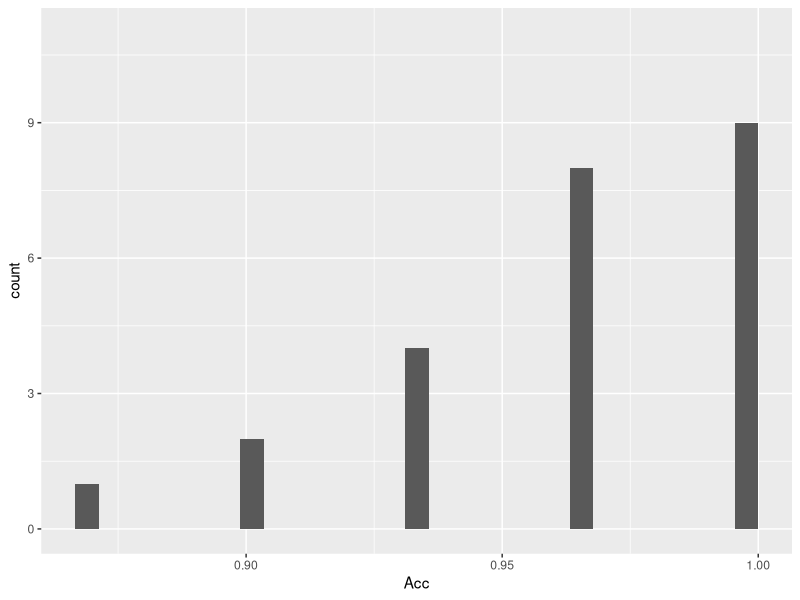
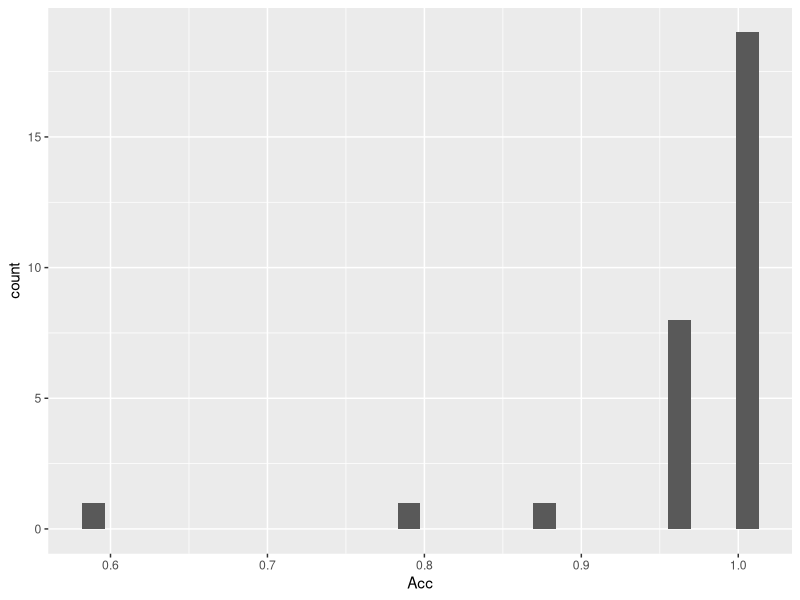
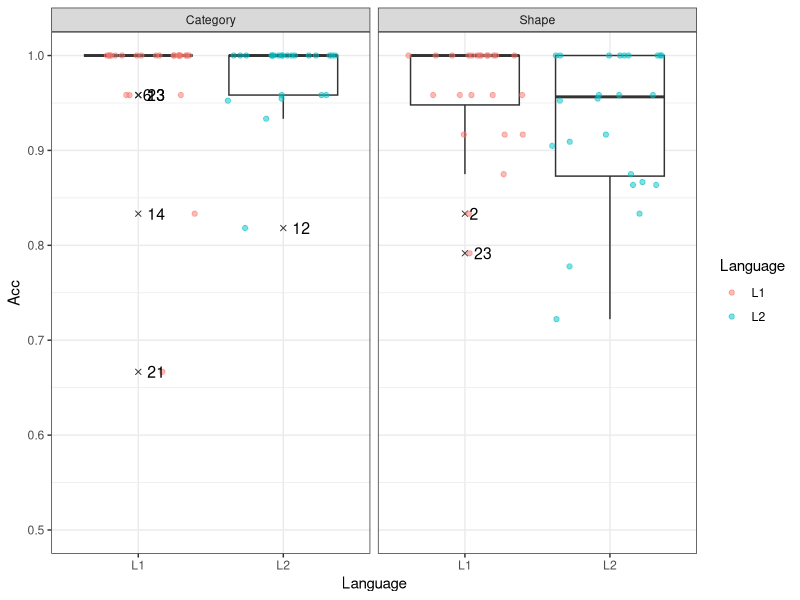
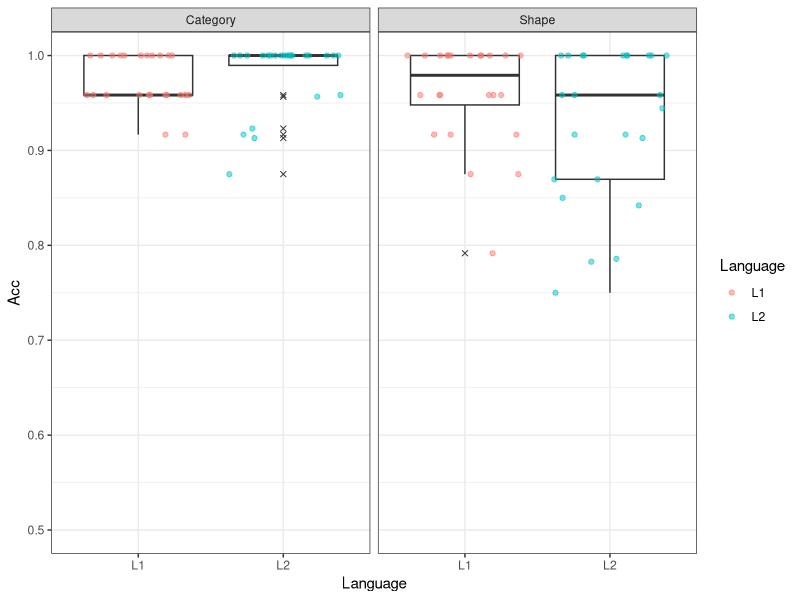

Write R code to recreate these figures, in order. (Note: this script raises an error after producing the figures.)
## ---- chunk 1
knitr::opts_chunk$set(echo = TRUE)
library(knitr)
library(dplyr)
library(ggplot2)
library(GGally)
library(tidyr)
library(lme4)
## ---- chunk 2
# Matching task
d_match <- read.csv("../data/data_matching-task.csv", fileEncoding = "UTF-8")
head(d_match)
## ---- chunk 3
# form/category task -- two versions to choose from (uncomment/comment one)

# # full version
# d_fc <- read.csv("../data/data_form-category-task.csv", fileEncoding = "UTF-8")

# cleaned version (see "~/data/process_data.Rmd" for details)
d_fc <- read.csv("../data/data_form-category-task_cleaned.csv", fileEncoding = "UTF-8")

head(d_fc)
## ---- chunk 4
backgr <- read.csv("../data/participant-background.csv", fileEncoding = "UTF-8")
head(backgr)
## ---- chunk 5
d_infe <- read.csv("../data/data_inference-task.csv", fileEncoding = "UTF-8", 
                   stringsAsFactors = FALSE)
# Want to change "visuospatial" to "spatial" for clarity
d_infe$Type[d_infe$Type == "Visuospatial"] <- "Spatial"
head(d_infe)
## ---- chunk 6
head(d_match)
## ---- chunk 7
d_match %>% group_by(Subject) %>% summarise(Acc = mean(Score)) %>%
  ggplot(aes(x = Acc)) + geom_histogram() + ylim(0, 11)
## ---- chunk 8
d_match$Error <- ifelse(d_match$Score == 1, 0, 1)
d_match %>% group_by(Subject) %>% 
  summarise(NbErrors = sum(Error)) %>%
  group_by(NbErrors) %>%
  summarise(Freq = n()) %>%
  kable
## ---- chunk 9
d_match %>% group_by(TargetWord) %>% summarise(Acc = mean(Score)) %>%
  ggplot(aes(x = Acc)) + geom_histogram()
## ---- chunk 10
d_match %>% group_by(TargetWord) %>% 
  summarise(NbErrors = sum(Error)) %>%
  arrange(- NbErrors) %>%
  print(n = 12)
## ---- chunk 11
d_fc_subj <- d_fc %>% 
  group_by(Subject, Task, Language) %>%
  summarise(Acc = mean(Score))
## ---- chunk 12
d_fc_subj <- d_fc %>% 
  group_by(Subject, Task, Language) %>%
  summarise(Acc = mean(Score))

# To be able to plot the label names of outliers (SPSS does it by default), we
# adapt the solution proposed in
# https://stackoverflow.com/questions/33524669/labeling-outliers-of-boxplots-in-r
is_outlier <- function(x) {
  return(x < quantile(x, 0.25) - 1.5 * IQR(x) | x > quantile(x, 0.75) + 1.5 * IQR(x))
}
# Outlier contains a subject ID if they are an outlier for a task-language combo
d_fc_subj <- d_fc_subj %>%
  group_by(Task, Language) %>%
  mutate(Outlier = ifelse(is_outlier(Acc), Subject, as.numeric(NA)))
head(d_fc_subj)
## ---- chunk 13

ggplot(d_fc_subj, aes(x = Language, y = Acc)) +
  geom_boxplot(outlier.shape = 4) +
  geom_jitter(height = 0, alpha = .5, aes(colour = Language)) +
  geom_text(aes(label = Outlier), na.rm = TRUE, hjust = -0.5, size = 4) +
  facet_grid(. ~ Task) +
  ylim(.5, 1) +
  theme_bw()
## ---- chunk 14
d_fc_item <- d_fc %>% 
  group_by(ItemID, Task, Language) %>%
  summarise(Acc = mean(Score))
head(d_fc_item)
## ---- chunk 15
ggplot(d_fc_item, aes(x = Language, y = Acc)) +
  geom_boxplot(outlier.shape = 4) +
  geom_jitter(height = 0, alpha = .5, aes(colour = Language)) +
  facet_grid(. ~ Task) +
  ylim(.5, 1) +
  theme_bw()

## ---- chunk 16
# Sum coding for factors
# Task
contrasts(d_fc$Task) <- contr.sum(2)
colnames(contrasts(d_fc$Task)) <- "Categ_vs_Shape"
contrasts(d_fc$Task)
# Language
contrasts(d_fc$Language) <- - contr.sum(2)
colnames(contrasts(d_fc$Language)) <- "L2_vs_L1"
contrasts(d_fc$Language)
## ---- chunk 17
# fail to converge...

# fm_fc <- glmer(Score ~ Task * Language +
#                  (Task * Language | Subject) +
#                  (Task * Language | ItemID),
#                data = d_fc,
#                family = "binomial")

# fm_fc <- glmer(Score ~ Task * Language +
#                  (Task * Language | Subject) +
#                  (Task + Language | ItemID),
#                data = d_fc,
#                family = "binomial")

# The only model I can get to converge with any random slope by subjects:
# fm_fc7 <- glmer(Score ~ Task * Language +
#                   (1 + Task | Subject) +
#                   (1 | ItemID),
#                 data = d_fc,
#                 family = "binomial")
# summary(fm_fc7)
## ---- chunk 18
ggpairs(backgr[, c(2, 4:7)], lower = list(continuous = "smooth"))
## ---- chunk 19
ggplot(backgr, aes(x = LexTale)) + geom_histogram(binwidth = .05)
## ---- chunk 20
# Subset form/category task data in L2 only:
d_fc_l2 <- d_fc_subj %>% select(-Outlier) %>% filter(Language == "L2")
# Add their proficiency scores:
d_fc_l2 <- left_join(d_fc_l2, backgr %>% select(Subject, LexTale))
## ---- chunk 21
ggplot(d_fc_l2, aes(x = LexTale, y = Acc, colour = Task)) +
  geom_point() +
  geom_smooth(method = "lm")
## ---- chunk 22
by(d_fc_l2, d_fc_l2$Task, function(df) with(df, cor.test(Acc, LexTale)))
## ---- chunk 23
d_infe_subj <- d_infe %>% 
  group_by(Subject, Language, Type) %>%
  summarise(Acc = mean(Score))
head(d_infe_subj)
## ---- chunk 24
ggplot(d_infe_subj, aes(x = Language, y = Acc)) +
  geom_boxplot(outlier.shape = 4) +
  geom_jitter(height = 0, alpha = .5, aes(colour = Language)) +
  facet_grid(. ~ Type) +
  ylim(0, 1) +
  geom_hline(yintercept = .5, linetype = "dotted") +
  theme_bw()
## ---- chunk 25
d_infe %>%
  mutate(Val = ifelse(Valid == 1, "valid", "invalid")) %>%
  group_by(Subject, Language, Type, Val) %>%
  summarise(Acc = mean(Score)) %>%
  ggplot(aes(x = Language, y = Acc)) +
  geom_boxplot(outlier.shape = 4) +
  geom_jitter(height = 0, alpha = .5, aes(colour = Language)) +
  facet_grid(Type ~ Val) +
  ylim(0, 1) +
  geom_hline(yintercept = .5, linetype = "dotted") +
  theme_bw()
## ---- chunk 26
d_infe_ite <- d_infe %>%
  mutate(Val = ifelse(Valid == 1, "valid", "invalid")) %>%
  group_by(InferPattern, Language, Type, Val) %>%
  summarise(Acc = mean(Score))

ggplot(d_infe_ite, aes(x = Language, y = Acc)) +
  geom_boxplot(outlier.shape = 4) +
  geom_jitter(height = 0, alpha = .5, aes(colour = Language)) +
  facet_grid(. ~ Type) +
  ylim(0, 1) +
  geom_hline(yintercept = .5, linetype = "dotted") +
  theme_bw()
## ---- chunk 27
ggplot(d_infe_ite, aes(x = Language, y = Acc)) +
  geom_boxplot(outlier.shape = 4) +
  geom_jitter(height = 0, alpha = .5, aes(colour = Val)) +
  facet_grid(. ~ Type) +
  ylim(0, 1) +
  geom_hline(yintercept = .5, linetype = "dotted") +
  theme_bw()
## ---- chunk 28
ggplot(d_infe_ite, aes(x = Language, y = Acc)) +
  geom_boxplot(outlier.shape = 4) +
  geom_jitter(height = 0, alpha = .5, aes(colour = Language)) +
  facet_grid(Type ~ Val) +
  ylim(0, 1) +
  geom_hline(yintercept = .5, linetype = "dotted") +
  theme_bw()
## ---- chunk 29
# Compute by speaker averages for later plotting and add that to data frame
mean_RT <- d_infe %>% group_by(Subject) %>% 
  summarise(Mean_RT = mean(RT),
            Median_RT = median(RT))
d_infe <- left_join(d_infe, mean_RT)
# Order Subject levels according to Median_RT
d_infe$Subject <- factor(d_infe$Subject, levels = mean_RT$Subject[order(mean_RT$Median_RT)])
## ---- chunk 30
ggplot(d_infe, aes(x = Language, y = RT)) +
  geom_boxplot() +
  facet_wrap(~ Subject) +
  geom_hline(aes(yintercept = Mean_RT), linetype = "dotted", colour = "red") +
  geom_hline(aes(yintercept = Median_RT), linetype = "dashed", colour = "blue") +
  ggtitle("Raw Response Times (no outliers removed)") +
  theme_bw()
## ---- chunk 31
summary(d_infe$RT)
## ---- chunk 32
ggplot(d_infe, aes(x = Language, y = RT)) +
  geom_boxplot() +
  facet_wrap(~ Subject) +
  geom_hline(aes(yintercept = Mean_RT), linetype = "dotted", colour = "red") +
  geom_hline(aes(yintercept = Median_RT), linetype = "dashed", colour = "blue") +
  ylim(-0.5, 10) +
  ggtitle("Raw Response Times: only RTs < 10 s") +
  theme_bw()
## ---- chunk 33
ggplot(d_infe, aes(x = factor(Score), y = RT)) +
  geom_boxplot() +
  facet_grid(. ~ Language)
## ---- chunk 34
d_infe %>% group_by(Language, Score) %>% 
  summarise(Mean_RT = mean(RT), SD_RT = sd(RT)) %>%
  kable
## ---- chunk 35
table(d_infe$Score)
## ---- chunk 36
d_infe %>%
  mutate(Error = ifelse(Score == 0, 1, 0)) %>%
  group_by(Subject) %>%
  summarise(nbErrors = sum(Error), nbObs = n()) %>%
  mutate(dataLossPerc = round(100 * nbErrors / nbObs)) %>%
  arrange(-nbErrors) %>%
  select(Subject, nbErrors, dataLossPerc) %>%
  print(n = 24)
## ---- chunk 37
d_infe %>%
  mutate(Error = ifelse(Score == 0, 1, 0)) %>%
  group_by(Subject, Language) %>%
  summarise(nbErrors = sum(Error), nbObs = n()) %>%
  mutate(dataLossPerc = round(100 * nbErrors / nbObs)) %>%
  arrange(-nbErrors) %>%
  select(Subject, Language, nbErrors, dataLossPerc)
## ---- chunk 38
d_infe_corr <- d_infe %>% filter(Score == 1)
## ---- chunk 39
d_infe %>%
  mutate(Error = ifelse(Score == 0, 1, 0)) %>%
  group_by(InferPattern, Type) %>%
  summarise(nbErrors = sum(Error), nbObs = n()) %>%
  mutate(dataLossPerc = round(100 * nbErrors / nbObs)) %>%
  arrange(-nbErrors) %>%
  select(InferPattern, nbErrors, dataLossPerc)
## ---- chunk 40
d_infe_corr <- d_infe %>% filter(Score == 1)
## ---- chunk 41
# Following
# http://www.cookbook-r.com/Graphs/Plotting_distributions_(ggplot2)/
ggplot(d_infe_corr, aes(x = RT)) + 
  geom_histogram(aes(y=..density..),  # Histogram with density instead of count on y-axis
                 binwidth=.5, colour="black", fill="white") +
  geom_density(alpha=.2, fill="#FF6666")  # Overlay with transparent density plot
## ---- chunk 42
# Because log of negative number is not defined, we somewhat arbitrarily add
# 0.5 to all RTs (just a shift in scale) to make them all positive:
d_infe_corr$logRT <- log(d_infe_corr$RT + 0.5)
ggplot(d_infe_corr, aes(x = logRT)) + 
  geom_histogram(aes(y=..density..),  # Histogram with density instead of count on y-axis
                 colour="black", fill="white") +
  geom_density(alpha=.2, fill="#FF6666")  # Overlay with transparent density plot
## ---- chunk 43
# Compute by speaker averages and medians for logRT
mean_logRT <- d_infe_corr %>% group_by(Subject) %>% 
  summarise(Mean_logRT = mean(logRT),
            Median_logRT = median(logRT))
d_infe_corr <- left_join(d_infe_corr, mean_logRT)
# Order Subject levels according to Median_logRT now
d_infe_corr$Subject <- factor(
  d_infe_corr$Subject, 
  levels = mean_logRT$Subject[order(mean_logRT$Median_logRT)]
  )
## ---- chunk 44
ggplot(d_infe_corr, aes(x = Language, y = logRT)) +
  geom_boxplot() +
  facet_wrap(~ Subject) +
  geom_hline(aes(yintercept = Mean_logRT), linetype = "dotted", colour = "red") +
  geom_hline(aes(yintercept = Median_logRT), linetype = "dashed", colour = "blue") +
  ggtitle("Log-transformed Response Times (no observations removed)") +
theme_bw()
## ---- chunk 45
# Summarize RTs by subject
rt_subj <- d_infe_corr %>%
  group_by(Subject, Language, Type) %>%
  summarise(logRT = mean(logRT))
head(rt_subj, 7)
## ---- chunk 46
ggplot(rt_subj, aes(x = Language, y = logRT, colour = Language)) +
  geom_boxplot() +
  facet_grid(. ~ Type)
## ---- chunk 47
sem_fun <- function(x) sd(x) / sqrt(length(x))
rt_subj_summ <- rt_subj %>%
  group_by(Language, Type) %>%
  summarise(M = mean(logRT), SE = sem_fun(logRT))
rt_subj_summ
## ---- chunk 48
ggplot(rt_subj_summ, aes(x = Language, y = M, colour = Language)) +
  geom_point(size = 2) +
  geom_errorbar(aes(ymin = M - 1.96 * SE, ymax = M + 1.96 * SE), width = .25,
                size = 1) +
  facet_grid(. ~ Type) +
  theme_bw()
## ---- chunk 49
ggplot(rt_subj_summ, aes(x = Language, y = M)) +
  geom_point(size = 2) +
  geom_errorbar(aes(ymin = M - 1.96 * SE, ymax = M + 1.96 * SE), width = .25,
                size = 1) +
  geom_jitter(data = rt_subj, aes(y = logRT, colour = Language), height = 0, 
              alpha = .4) +
  facet_grid(. ~ Type) +
  theme_bw()
## ---- chunk 50
ggplot(rt_subj_summ, aes(x = Language, y = M)) +
  geom_point(size = 2) +
  geom_errorbar(aes(ymin = M - 1.96 * SE, ymax = M + 1.96 * SE), width = .25,
                size = 1) +
  geom_jitter(data = rt_subj, aes(y = logRT, colour = Language), height = 0, 
              alpha = .4) +
  geom_line(data = rt_subj, aes(y = logRT, group = Subject), alpha = .3) +
  facet_grid(. ~ Type) +
  theme_bw()
## ---- chunk 51
# NB: We remove control condition, for clarity.
rt_subj_amlap <- rt_subj %>% filter(Type != "Control") 
rt_subj_amlap
rt_subj_summ <- rt_subj %>%
  group_by(Language, Type) %>%
  summarise(M = mean(logRT), SE = sem_fun(logRT))

rt_subj_summ %>%
  filter(Type != "Control") %>%
ggplot(aes(x = Language, y = M)) +
  geom_point(size = 2) +
  geom_errorbar(aes(ymin = M - 1.96 * SE, ymax = M + 1.96 * SE), width = .25,
                size = 1) +
  geom_jitter(data = rt_subj %>% filter(Type != "Control"), aes(y = logRT, colour = Language), height = 0, 
              alpha = .4) +
  facet_grid(. ~ Type) +
  ylab("Response Times\n(log seconds)") +
  theme_bw()
## ---- chunk 52
ggsave("fig_exp2_amlap.png", height = 2.5, width = 5)
ggsave("fig_exp2_amlap.pdf", height = 2.5, width = 5)
## ---- chunk 53
# Sum coding for Language
d_infe_corr$Language <- factor(d_infe_corr$Language)
contrasts(d_infe_corr$Language) <- - contr.sum(2)
colnames(contrasts(d_infe_corr$Language)) <- "L2_vs_L1"
contrasts(d_infe_corr$Language)

# Type, with 2 possibilities
# 1) Helmert coding
d_infe_corr$Type <- factor(d_infe_corr$Type)
contrasts(d_infe_corr$Type) <- contr.helmert(3)
colnames(contrasts(d_infe_corr$Type)) <- c("Spat_vs_Cont", "Visual_vs_rest")
contrasts(d_infe_corr$Type)
contrasts(d_infe_corr$Language)
# # 2) Treatment/dummy coding
# d_infe_corr$Type <- factor(d_infe_corr$Type, 
#                            levels = c( "Visual", "Control", "Visuospatial"))
# contrasts(d_infe_corr$Type) <- contr.treatment(3)
# colnames(contrasts(d_infe_corr$Type)) <- c("Contr-vs-Visu", "Spat-vs-Visu")
# contrasts(d_infe_corr$Type)
## ---- chunk 54
# # Model with critical interaction
# fm_RT <- lmer(logRT ~ Language * Type +
#                 (1 + Language * Type | Subject) +
#                 (1 + Language * Type | InferPattern),
#               data = d_infe_corr, REML = FALSE)
# summary(fm_RT)
# # Model WITHOUT critical interaction
# fm_RT_nointeract <- lmer(logRT ~ Language + Type +
#                            (1 + Language * Type | Subject) +
#                            (1 + Language * Type | InferPattern),
#                          data = d_infe_corr, REML = FALSE)
# summary(fm_RT_nointeract)
## ---- chunk 55
# anova(fm_RT, fm_RT_nointeract)
## ---- chunk 56
RTs_proficiency <- d_infe_corr %>%
  filter(Type == "Visual") %>%
  group_by(Subject, Language) %>%
  summarise(M = mean(logRT)) %>%
  # From long to wide
  spread(Language, M) %>%
  # compute difference
  mutate(L1_minus_L2 = L1 - L2) %>%
  # Join with information about proficiency and accuracy in the shape task
  left_join(d_fc_l2 %>%
              ungroup() %>%
              mutate(Subject = as.character(Subject)) %>% 
              filter(Task == "Shape") %>% 
              select(Subject, Acc, LexTale))
head(RTs_proficiency)
## ---- chunk 57
ggplot(RTs_proficiency, aes(x = LexTale, y = L1_minus_L2)) +
  geom_point() +
  geom_smooth(method = "lm")
## ---- chunk 58
with(RTs_proficiency, cor.test(L1_minus_L2, LexTale))
## ---- chunk 59
ggplot(RTs_proficiency, aes(x = Acc, y = L1_minus_L2)) +
  geom_point() +
  geom_smooth(method = "lm")
## ---- chunk 60
with(RTs_proficiency, cor.test(L1_minus_L2, Acc))
## ---- chunk 61
# Compute mean and SD of all RTs in each of the cells given by the six
# Language-Type combinations:
RT_cutoff <- d_infe_corr %>%
  group_by(Language, Type) %>%
  summarise(M = mean(RT), SD = sd(RT))
head(RT_cutoff)
# Based on this we compute the upper and lower cutoff points:
RT_cutoff <- RT_cutoff %>%
  mutate(lower_cutoff = M - 2 * SD, upper_cutoff = M + 2 * SD)
head(RT_cutoff)
## ---- chunk 62
# add the upper cutoff points to the data set:
d_infe_corr <- left_join(d_infe_corr, 
                         RT_cutoff %>% select(Language, Type, upper_cutoff))
head(d_infe_corr)
# Add column containing RTs or cutoff points for outliers
d_infe_corr <- d_infe_corr %>%
  mutate(
    # Replaces outliers with cutoffs
    RT_trimmed = ifelse(RT <= upper_cutoff, RT, upper_cutoff),
    # Indicator variable to keep track of trimmed responses
    Trimmed = ifelse(RT <= upper_cutoff, 0, 1)
    )
head(d_infe_corr)
## ---- chunk 63
d_infe_corr %>%
  group_by(Language, Type) %>%
  summarise(NbTrimmed = sum(Trimmed))
## ---- chunk 64
ggplot(d_infe_corr, aes(x = RT_trimmed)) + 
  geom_histogram(aes(y=..density..),  # Histogram with density instead of count on y-axis
                 binwidth=.5, colour="black", fill="white") +
  geom_density(alpha=.2, fill="#FF6666")  # Overlay with transparent density plot
## ---- chunk 65
# Summarize RTs by subject
rt_subj <- d_infe_corr %>%
  group_by(Subject, Language, Type) %>%
  summarise(RT_trimmed = mean(RT_trimmed))
head(rt_subj, 7)
## ---- chunk 66
ggplot(rt_subj, aes(x = Language, y = RT_trimmed, colour = Language)) +
  geom_boxplot() +
  facet_grid(. ~ Type)
## ---- chunk 67
rt_subj_summ <- rt_subj %>%
  group_by(Language, Type) %>%
  summarise(M = mean(RT_trimmed), SE = sem_fun(RT_trimmed))
rt_subj_summ
## ---- chunk 68
ggplot(rt_subj_summ, aes(x = Language, y = M, colour = Language)) +
  geom_point(size = 2) +
  geom_errorbar(aes(ymin = M - 1.96 * SE, ymax = M + 1.96 * SE), width = .25,
                size = 1) +
  facet_grid(. ~ Type) +
  theme_bw()
## ---- chunk 69
ggplot(rt_subj_summ, aes(x = Language, y = M)) +
  geom_point(size = 2) +
  geom_errorbar(aes(ymin = M - 1.96 * SE, ymax = M + 1.96 * SE), width = .25,
                size = 1) +
  geom_jitter(data = rt_subj, aes(y = RT_trimmed, colour = Language), height = 0, 
              alpha = .4) +
  facet_grid(. ~ Type) +
  theme_bw()
## ---- chunk 70
ggplot(rt_subj_summ, aes(x = Language, y = M)) +
  geom_point(size = 2) +
  geom_errorbar(aes(ymin = M - 1.96 * SE, ymax = M + 1.96 * SE), width = .25,
                size = 1) +
  geom_jitter(data = rt_subj, aes(y = RT_trimmed, colour = Language), height = 0, 
              alpha = .4) +
  geom_line(data = rt_subj, aes(y = RT_trimmed, group = Subject), alpha = .3) +
  facet_grid(. ~ Type) +
  theme_bw()
## ---- chunk 71
# # Model with critical interaction
# fm_RT_trimmed <- lmer(RT_trimmed ~ Language * Type +
#                 (1 + Language * Type | Subject) +
#                 (1 + Language * Type | InferPattern),
#               data = d_infe_corr, REML = FALSE)
# summary(fm_RT_trimmed)
# # Model WITHOUT critical interaction
# fm_RT_trimmed_nointeract <- lmer(RT_trimmed ~ Language + Type +
#                            (1 + Language * Type | Subject) +
#                            (1 + Language * Type | InferPattern),
#                          data = d_infe_corr, REML = FALSE)
# summary(fm_RT_trimmed_nointeract)
## ---- chunk 72
# anova(fm_RT_trimmed, fm_RT_trimmed_nointeract)
